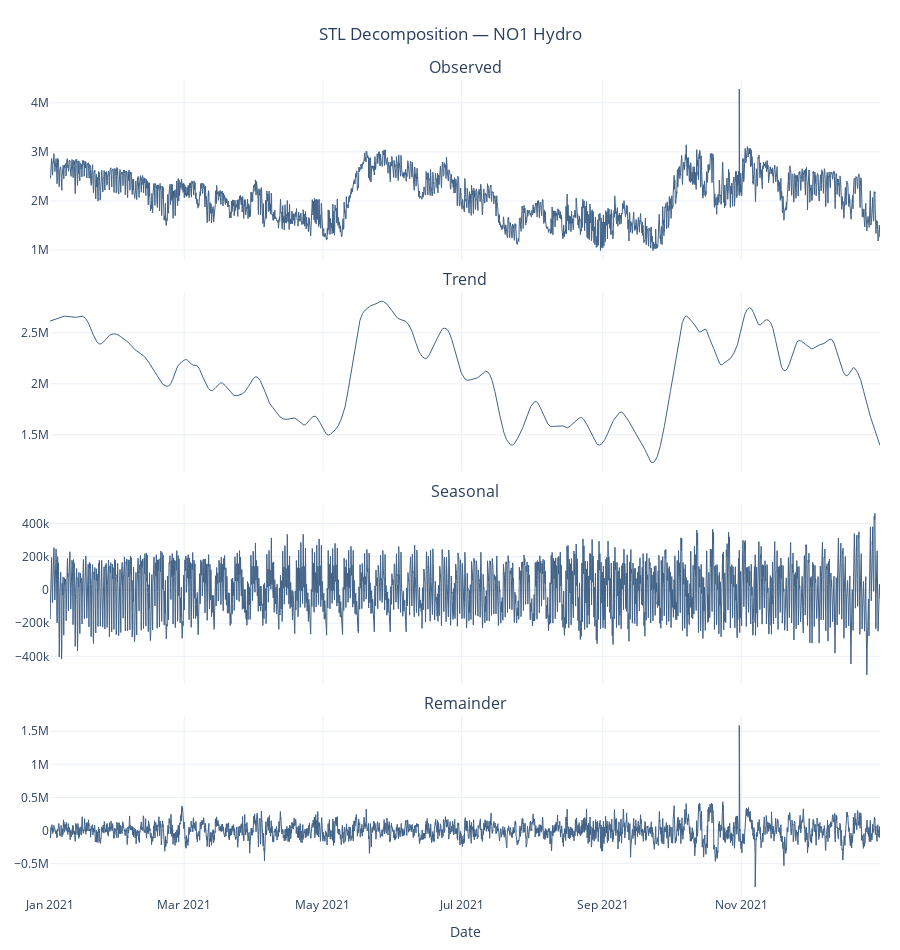

Notebook cell for this chart:
### Markdown cell above
#### 3.3 Time Series Decomposition (STL) and Frequency Analysis (Spectrogram)

### Code cell
# STL Decomposition Function
def stl_decomposition_elhub(df, pricearea="NO5", productiongroup="hydro", period=168, seasonal=9, trend=241, robust=False):
    """ 
    Performs STL decomposition on Elhub production data and returns a Plotly figure 
    of the Observed, Trend, Seasonal, and Remainder components.
    """
    line_color = '#416287' 
    subset = df[(df["pricearea"].str.upper() == pricearea.upper()) & (df["productiongroup"].str.lower() == productiongroup.lower())].copy()
    
    subset = subset.set_index(pd.to_datetime(subset["starttime"]))
    ts = subset.groupby(level=0)['quantitykwh'].sum()
    ts = ts.asfreq('h')
    ts.sort_index(inplace=True)
    ts = ts.ffill() 
    
    # STL fitting
    result = STL(ts, period=period, seasonal=seasonal, trend=trend, robust=robust).fit()
    components_map = {"Observed": ts, "Trend": result.trend, "Seasonal": result.seasonal, "Remainder": result.resid}
    
    # Plotly subplot creation
    fig = make_subplots(rows=4, cols=1, shared_xaxes=True, subplot_titles=("Observed", "Trend", "Seasonal", "Remainder"), vertical_spacing=0.04)
    for i, (name, component_series) in enumerate(components_map.items()):
        fig.add_trace(go.Scatter(x=component_series.index, y=component_series.values, mode="lines", line=dict(color=line_color, width=1), name=name), row=i + 1, col=1)
    
    fig.update_layout(height=950, template="plotly_white", title=f"STL Decomposition — {pricearea.upper()} {productiongroup.capitalize()}", title_x=0.5, showlegend=False, margin=dict(t=80, b=50, l=50, r=20))
    fig.update_xaxes(title_text="Date", row=4, col=1)
    return fig

# Test STL Function
fig_stl = stl_decomposition_elhub(df=df, pricearea="NO1", productiongroup="hydro")
fig_stl.show()

### Figure 1 — Plotly figure (JSON) as saved in the notebook; plotly's stock layout.template omitted (floating-point values rounded to 4 significant figures; data arrays with more than 128 entries replaced by an {"elided": "..."} marker saying what was removed)
{"data": [{"line": {"color": "#416287", "width": 1}, "mode": "lines", "name": "Observed", "type": "scatter", "x": {"elided": "8760 str values"}, "xaxis": "x", "y": {"elided": "8760 float values"}, "yaxis": "y"}, {"line": {"color": "#416287", "width": 1}, "mode": "lines", "name": "Trend", "type": "scatter", "x": {"elided": "8760 str values"}, "xaxis": "x2", "y": {"elided": "8760 float values"}, "yaxis": "y2"}, {"line": {"color": "#416287", "width": 1}, "mode": "lines", "name": "Seasonal", "type": "scatter", "x": {"elided": "8760 str values"}, "xaxis": "x3", "y": {"elided": "8760 float values"}, "yaxis": "y3"}, {"line": {"color": "#416287", "width": 1}, "mode": "lines", "name": "Remainder", "type": "scatter", "x": {"elided": "8760 str values"}, "xaxis": "x4", "y": {"elided": "8760 float values"}, "yaxis": "y4"}], "layout": {"annotations": [{"font": {"size": 16}, "showarrow": false, "text": "Observed", "x": 0.5, "xanchor": "center", "xref": "paper", "y": 1, "yanchor": "bottom", "yref": "paper"}, {"font": {"size": 16}, "showarrow": false, "text": "Trend", "x": 0.5, "xanchor": "center", "xref": "paper", "y": 0.74, "yanchor": "bottom", "yref": "paper"}, {"font": {"size": 16}, "showarrow": false, "text": "Seasonal", "x": 0.5, "xanchor": "center", "xref": "paper", "y": 0.48, "yanchor": "bottom", "yref": "paper"}, {"font": {"size": 16}, "showarrow": false, "text": "Remainder", "x": 0.5, "xanchor": "center", "xref": "paper", "y": 0.22, "yanchor": "bottom", "yref": "paper"}], "height": 950, "margin": {"b": 50, "l": 50, "r": 20, "t": 80}, "showlegend": false, "title": {"text": "STL Decomposition — NO1 Hydro", "x": 0.5}, "xaxis": {"anchor": "y", "domain": [0, 1], "matches": "x4", "showticklabels": false}, "xaxis2": {"anchor": "y2", "domain": [0, 1], "matches": "x4", "showticklabels": false}, "xaxis3": {"anchor": "y3", "domain": [0, 1], "matches": "x4", "showticklabels": false}, "xaxis4": {"anchor": "y4", "domain": [0, 1], "title": {"text": "Date"}}, "yaxis": {"anchor": "x", "domain": [0.78, 1]}, "yaxis2": {"anchor": "x2", "domain": [0.52, 0.74]}, "yaxis3": {"anchor": "x3", "domain": [0.26, 0.48]}, "yaxis4": {"anchor": "x4", "domain": [0, 0.22]}}}
